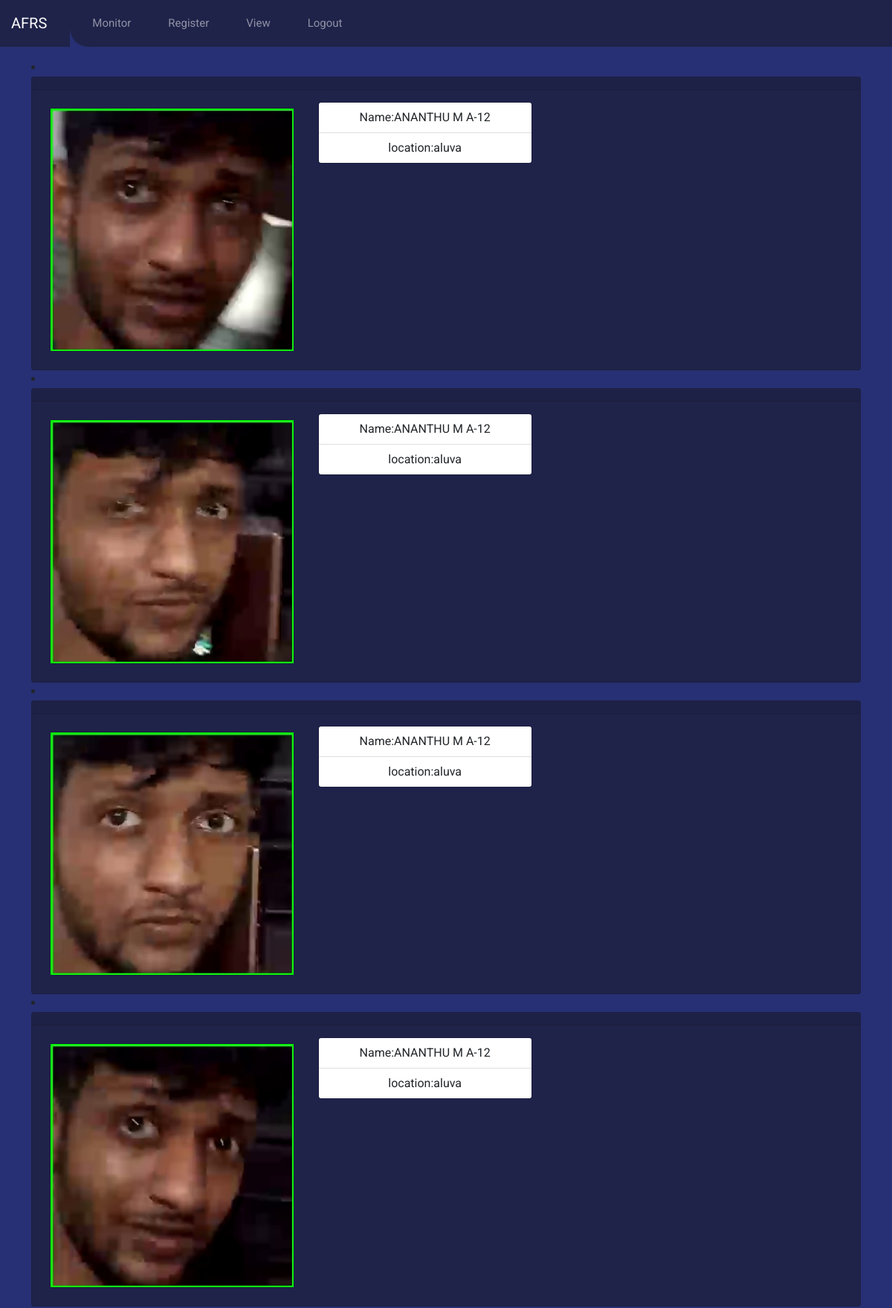
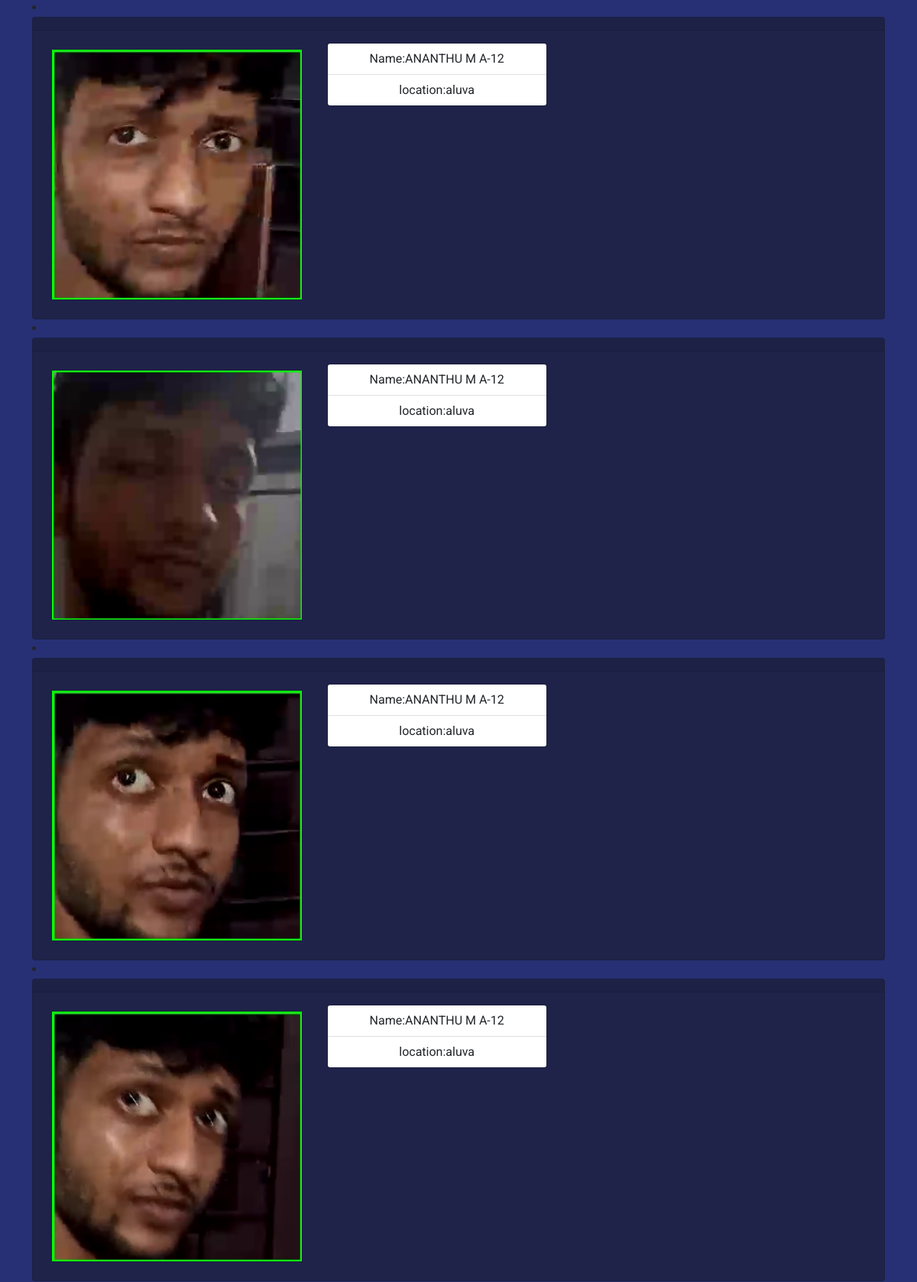
Screenshot of /track/12 (upper part) with the database file from the repository (2 pictures, top to bottom).
### recognizer/models.py (models this page shows)
class Recognize(models.Model):
    image = models.ImageField(upload_to='myphoto/%Y/%m/%d/', null=True)
    location = models.CharField(max_length=100, default='no-locaton')
    latitude = models.FloatField(max_length=20, default=0.0)
    longitude = models.FloatField(max_length=20, default=0.0)
    image_taken_time = models.DateTimeField()
    created = models.DateTimeField(auto_now_add=True)
    face_id = models.ForeignKey(
        Face_image, on_delete=models.CASCADE
    )
    def __str__(self):
        return f"{self.face_id}-{self.image.name}"

### faceuploader/models.py (models this page shows)
class Face_image(models.Model):
    FCHOICES = (
        ('MISSING', 'Missing'),
        ('CRIMINAL', 'Criminal'),
    )
    photo = models.ImageField(upload_to="train_image")
    name = models.CharField(max_length=30)
    created = models.DateTimeField(auto_now_add=True, null=True)
    updated = models.DateTimeField(auto_now=True)
    dob = models.DateField()
    GCHOICES = (
        ('FEMALE', 'Female'),
        ('MALE', 'Male'),
    )
    gender = models.CharField(choices=GCHOICES, max_length=20, default='none')
    case = models.CharField(choices=FCHOICES, max_length=20, default='Missing')
    address = models.CharField(max_length=200, default='')
    missing_date = models.DateTimeField(default=now, blank=True)
    incident_location = models.CharField(max_length=200, default='')
    description = models.TextField(max_length=200, default='no data')
    def __str__(self):
        return f"{self.name}-{self.id}"

### faceuploader/views.py (the view)
# urls.py: path('track/<pk>', views.tracker,
def tracker(request, pk):
    reco_face = Recognize.objects.filter(face_id=pk)
    print(reco_face)
    if reco_face.count() == 0:
        confirm = True
    else:
        confirm = False
    return render(request, 'faceuploader/tracker.html', {'reco_face': reco_face, 'confirm': confirm})

### faceuploader/templates/faceuploader/tracker.html (shortened to what this page needs)
{% extends "base.html" %}
{% load crispy_forms_tags %}
{% block content %}
{% for prs in reco_face %}
<li>
   <div class="card text-center">
     <div class="card-header">
     </div>
     <div class="card-body">
       <div class="row">
       <div class="col-sm-4">
         <div class="card m-2" >
           <img class="card-img-left" src="{{prs.image.url}}"alt="Card image cap">
         </div>
       </div>
       <div class="col-sm-2">
       <div class="card" style="width: 18rem;">
         <ul class="list-group list-group-flush">
           <li class="list-group-item">Name:{{prs.face_id}}</li>
           <li class="list-group-item">location:{{prs.location}}</li>
         </ul>
       </div>
     </div>
   </div>
     </div>
   </div>
   </li>
{% endfor %}
{% endblock content %}

### static/style.css (style rules this page uses)
body { font-family: "Roboto", sans-serif; background: #273074; }
* { margin: 0; padding: 0; }
* { border: 0; outline: 0; }
.card { background: #1f2349; }

### rows the page displays
Recognize: image (picture), face_id "ANANTHU M A-12", location "aluva"
Recognize: image (picture), face_id "ANANTHU M A-12", location "aluva"
Recognize: image (picture), face_id "ANANTHU M A-12", location "aluva"
Recognize: image (picture), face_id "ANANTHU M A-12", location "aluva"
Recognize: image (picture), face_id "ANANTHU M A-12", location "aluva"
Recognize: image (picture), face_id "ANANTHU M A-12", location "aluva"
Recognize: image (picture), face_id "ANANTHU M A-12", location "aluva"
Recognize: image (picture), face_id "ANANTHU M A-12", location "aluva"
